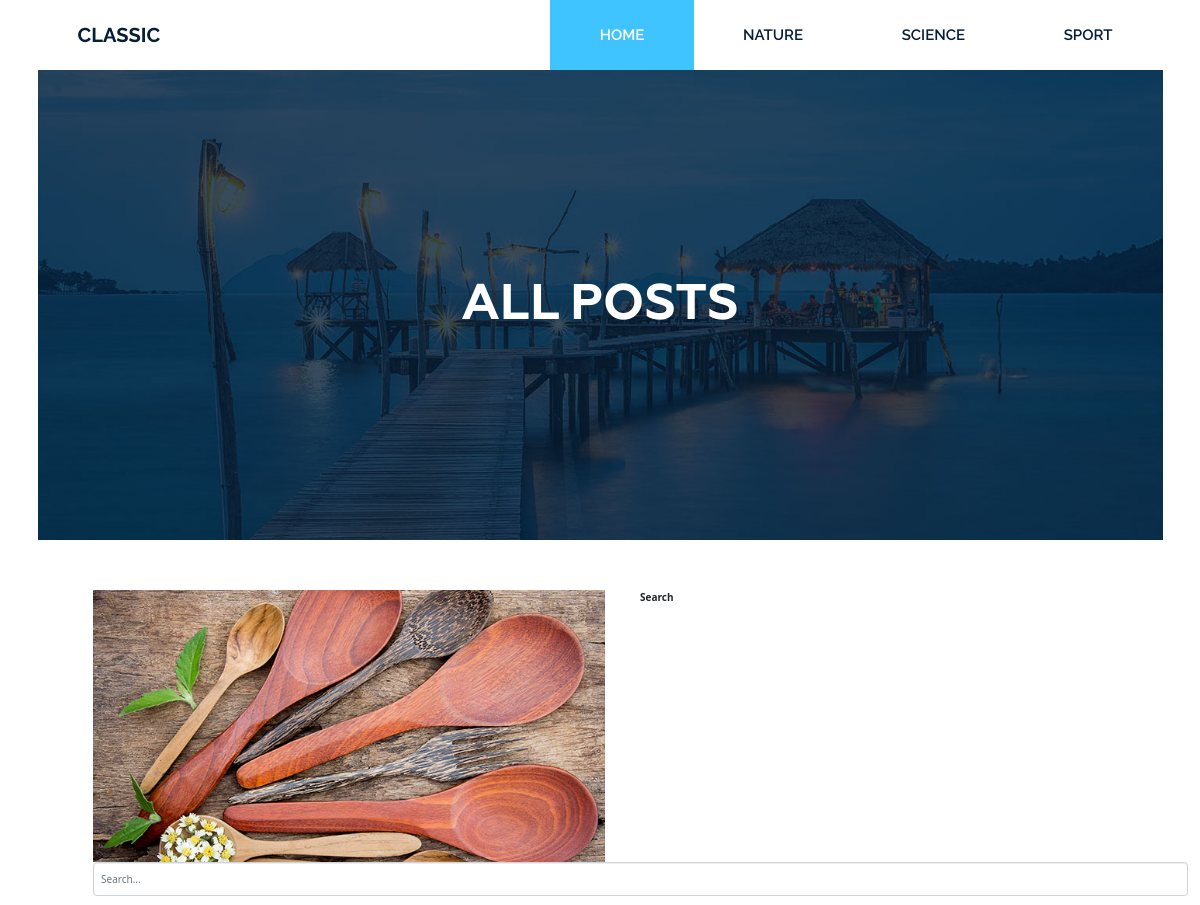
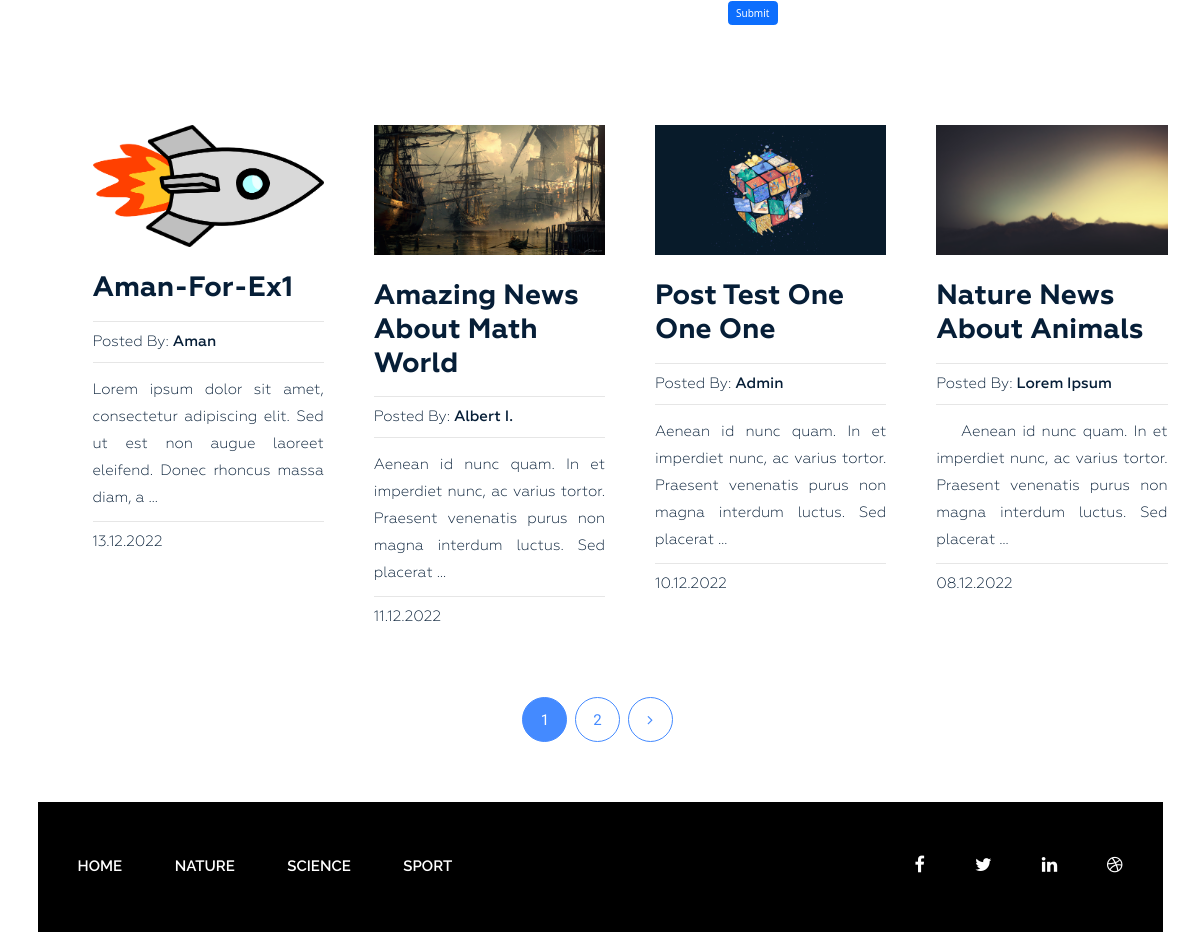
The page / on the database its author committed (2 pictures, top to bottom).
### blog/models.py (models this page shows, shortened)
class Category(models.Model):
    title = models.CharField(max_length=250, verbose_name='Category name')
    slug = models.SlugField(max_length=250, verbose_name='URL', unique=True)
    def get_absolute_url(self):
        return reverse('category', kwargs={'slug': self.slug})
    class Meta:
        verbose_name = 'Category'
        verbose_name_plural = 'Categories'
        ordering = ['title']

class Posts(models.Model):
    title = models.CharField(max_length=255, verbose_name='Name')
    slug = models.SlugField(max_length=255, unique=True, verbose_name='URL')
    content = models.TextField(blank=True, verbose_name='Content')
    author = models.CharField(max_length=150)
    created_at = models.DateTimeField(auto_now_add=True, verbose_name='Created')
    updated_at = models.DateTimeField(auto_now=True, verbose_name='Changed Time')
    photo = models.ImageField(upload_to='photos/%Y/%m/%d/', blank=True)
    views = models.IntegerField(default=0, verbose_name='Number of views')
    category = models.ForeignKey(Category, related_name='posts', on_delete=models.PROTECT)
    tags = models.ManyToManyField(Tag, blank=True, related_name='posts')
    def get_absolute_url(self):
        return reverse('post', kwargs={'slug': self.slug})
    class Meta:
        verbose_name = 'Post'
        verbose_name_plural = 'Posts'
        ordering = ['-created_at']

### blog/views.py (the view)
# urls.py: path('', HomePost.as_view(), name='home'),
class HomePost(ListView):
    model = Posts
    template_name = 'blog/index.html'
    context_object_name = 'posts'
    paginate_by = 4
    def get_context_data(self, *, object_list=None, **kwargs):
        context = super().get_context_data(**kwargs)
        context['title'] = 'All Posts'
        context['popular'] = Posts.objects.order_by('-views')[:1]
        return context

### blog/templatetags/menu.py (called while the page is built)
@register.inclusion_tag('blog/list_menu.html')
def show_menu(m_class='menu'):
    categories = Category.objects.all()
    return {'categories': categories, 'm_class': m_class}

### blog/templates/blog/index.html (shortened to what this page needs)
{% extends 'base.html' %}
{% block content %}
<section class="bg-text-area">
            <div class="container">
                <div class="row">
                    <div class="col-md-12">
                        <div class="bg-text">
                            <h3>{{title}}</h3>
                        </div>
                    </div>
                </div>
            </div>
        </section>
        <section class="blog-post-area">
            <div class="container">
                <div class="row">
                    <div class="blog-post-area-style">
                            <div class="col-md-12">
                                <div class="single-post-big">
                                    <div class="big-image">
                                        <img src="img/post-image1.jpg" alt="">
                                    </div>
                                    <form action="{% url 'search' %}">
  <div class="mb-3">
    <label for="exampleInputEmail1" class="form-label">Search</label>
    <input type="text" class="form-control" name ='s'   placeholder="Search...">
  </div>
  <button type="submit" class="btn btn-primary">Submit</button>
</form>
                                </div>
                            </div>
                            {% for post in posts %}
                            <div class="col-md-3">
                                <div class="single-post">
                                    {% if post.photo %}
                                    <img src="{{ post.photo.url }}" alt="">
                                    {% else %}
                                    <img src="https://pbs.twimg.com/media/Fb-_wEhXoAcf7mP?format=jpg&name=large" width = '350'>
                                    {% endif %}
                                    <h3><a href="{{ post.get_absolute_url }}">{{ post.title|title }}</a></h3>
                                    <h4><span>Posted By: <span class="author-name">{{ post.author|title }}</span></span>
                                    </h4>
                                    {{ post.content|truncatewords_html:20|safe }}
                                    <h4><span>{{ post.created_at|date:'d.m.Y' }}</span></h4>
                                </div>
                            </div>
                            {% endfor %}
                    </div>
                </div>
            </div>
            {% if page_obj.has_other_pages %}
            <div class="pegination">
            <div class="nav-links">
                {% for p in page_obj.paginator.page_range %}
                    {% if page_obj.number == p %}
                        <span class="page-numbers current">{{p}}</span>
                    {% elif p > page_obj.number|add:-2 and p < page_obj.number|add:2 %}
                        <a class="page-numbers" href="?page={{ p }}">{{ p }}</a>
                    {% endif %}
                {% endfor %}
                {% if page_obj.has_next %}
                    <a class="page-numbers" href="?page={{ page_obj.next_page_number }}"><i class="fa fa-angle-right" aria-hidden="true"></i></a>
                {% endif %}
                </div>
            </div>
            {% endif %}
        </section>
{% endblock %}

### blog/templates/blog/list_menu.html
<div class="{{ m_class }}">
                            <ul>
                                <li ><a href="{% url 'home' %}">Home</a></li>
                                {% for i in categories %}
                                <li><a href="{{ i.get_absolute_url }}">{{ i.title|title }}</a></li>
                                {% endfor %}
                            </ul>
                        </div>

### siteblog/static/style.css (style rules this page uses)
.wrapper header.header .menu { margin: 0 }
.wrapper header.header .menu ul { float: right; margin: 0; padding: 0; margin-right: 4px; }
.wrapper header.header .menu ul li { display: inline-block; list-style: outside none none; margin: 0 -4px 0 0; }
.wrapper header.header .menu ul li a { color: rgb(6, 30, 55); font-family: "Raleway", sans-serif; font-size: 15px; font-weight: 600; line-height: 70px; padding: 26px 50px; text-decoration: none; text-transform: uppercase; }
.wrapper header.header .menu ul li.active a { background: #40c4ff; color: #fff; }
.wrapper section.bg-text-area .bg-text { background-image: url(img/bg-iamges.jpg); background-size: 100% 100%; padding: 205px 280px; }
.wrapper section.bg-text-area .bg-text h3 { color: #fff; font-family: Geometria; font-size: 50px; font-weight: 700; text-align: center; text-transform: uppercase; margin: 0; }
section.blog-post-area { margin-top: 50px; }
section.blog-post-area .big-image { float: left; width: 50%; padding-right: 35px; }
section.blog-post-area img { width: 100%; }
section.blog-post-area .single-post { padding-right: 20px; margin: 100px 0px 0px; }
section.blog-post-area h4 span { font-family: Geometria; font-weight: 400; font-size: 15px; color: #061e37; text-decoration: none; }
section.blog-post-area h4 span.author-name { font-weight: 500; }
.blog-post-area .single-post h3 a { font-family: Geometria; font-size: 28px; font-weight: 700; text-decoration: none; color: #061e37; }
.blog-post-area .single-post p { color: #061e37; font-family: Geometria; font-size: 15px; font-weight: 400; line-height: 27px; padding-top: 14px; position: relative; text-align: justify; }
.blog-post-area .single-post h4 { margin-bottom: 12px; padding-top: 10px; position: relative; }
.blog-post-area .single-post h4::before { background: #e6e6e6 none repeat scroll 0 0; content: ""; height: 1px; position: absolute; top: 0; width: 100%; }
.blog-post-area .single-post p::before { background: #e6e6e6 none repeat scroll 0 0; content: ""; height: 1px; position: absolute; top: 0; width: 100%; }
.blog-post-area .single-post h3 { margin: 25px 0 15px; }
.blog-post-area .pegination { margin-top: 60px; margin-bottom: 60px; }
.blog-post-area .pegination .nav-links { margin: 0; padding: 0; text-align: center; }
.blog-post-area .pegination .nav-links .page-numbers { border: 1px solid #448aff; border-radius: 50%; color: #448aff; display: inline-block; font-family: "Roboto", sans-serif; font-size: 15px; font-weight: 400; height: 45px; line-height: 45px; list-style: outside none none; margin-right: 5px; text-align: center; width: 45px; }
.blog-post-area .blog-post-area-style { margin: 0 20px 0 40px; }
.blog-post-area .pegination .nav-links .page-numbers.current { background: #448aff; color: #fff; }
.blog-post-area .pegination .nav-links a { text-decoration: none; }
.wrapper footer.footer .footer-menu { margin: 0 }
.wrapper footer.footer .footer-menu ul { line-height: 130px; margin: 0; padding: 0; }
.wrapper footer.footer .footer-menu ul li { display: inline; list-style: outside none none; margin: 0; padding: 30px 0px; }
.wrapper footer.footer .footer-menu ul li a { color: #fff; font-family: "Raleway", sans-serif; font-size: 15px; font-weight: 600; line-height: 70px; margin-left: 40px; padding: 26px 10px 26px 0; text-decoration: none; text-transform: uppercase; }

### siteblog/static/style_news.css (style rules this page uses)
.btn-primary { margin-left: 635px; }

### rows shown on the page
Category: title "NATURE"
Category: title "SCIENCE"
Category: title "SPORT"
Posts: photo (picture), title "Aman-For-Ex1", author "Aman", content "Lorem ipsum dolor sit amet, consectetur adipiscing elit. Sed ut est non augue laoreet eleifend. Donec rhoncus massa diam, a …", created_at "13.12.2022"
Posts: photo (picture), title "Amazing News About Math World", author "Albert I.", content "Aenean id nunc quam. In et imperdiet nunc, ac varius tortor. Praesent venenatis purus non magna interdum luctus. Sed placerat …", created_at "11.12.2022"
Posts: photo (picture), title "Post Test One One One", author "Admin", content "Aenean id nunc quam. In et imperdiet nunc, ac varius tortor. Praesent venenatis purus non magna interdum luctus. Sed placerat …", created_at "10.12.2022"
Posts: photo (picture), title "Nature News About Animals", author "Lorem Ipsum", content "Aenean id nunc quam. In et imperdiet nunc, ac varius tortor. Praesent venenatis purus non magna interdum luctus. Sed placerat …", created_at "08.12.2022"

### other values the page prints
{{ title }} "ALL POSTS"
{{ p }} "1"
{{ p }} "2"
